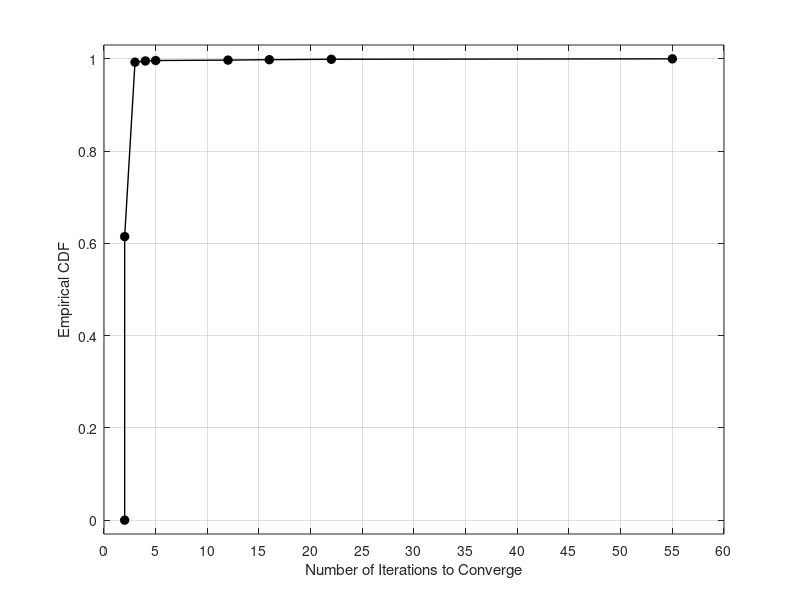

The MATLAB script that drew this image:
%data = csvread('dt.csv');

data = csvread('convergenceData.csv');
time_data = csvread('timeData.csv');
dub = 200;

gdata = find(data>200);

% get timing information
for i=1:length(gdata)
    time_data(gdata(i)) = [];
end

%length(time_data);
%data

data = data(data < dub);

n = length(data);

t = 50;
edist = zeros(1, 5);
for i=1:t
    edist(i) = (length(find(data<=i)))/n;
end


hold on;
%edist
%plot(1-edist, 'r');

figure(1)
hold on;
box on;
grid on;

[f,x] = ecdf(data);

plot(x, f, 'Marker','o','LineWidth',1,'LineStyle','-', ...
    'MarkerFaceColor',[0 0 0],'Color',[0 0 0]);


% set(gca,...
%     'XTick',[2 4 6 8 10 12 14 16 18 20 22 24 26 28 30]);
set(gca,...
     'XTick',[0 5 10 15 20 25 30 35 40 45 50 55 60]);

% Uncomment the following line to preserve the X-limits of the axes
%xlim(gca,[0 31]);
% Uncomment the following line to preserve the Y-limits of the axes
ylim(gca,[-0.03 1.03]);


% Create xlabel
xlabel('Number of Iterations to Converge', 'FontSize',11);

% Create ylabel
ylabel('Empirical CDF', 'FontSize',11);


mean_time = mean(time_data);
std_time = std(time_data);